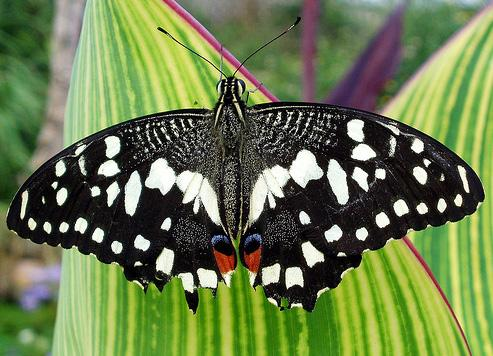
#> input picture opencv/Ex_Files_OpenCV_Python_Dev/Exercise Files/Ch02/02_04 Begin/butterfly.jpg, 493 x 356 px
$ python 02_04.py
#> lines starting #> are read from the running program, lines starting #| are printed output that depends on the picture
import numpy as np
import cv2

color = cv2.imread("butterfly.jpg", 1)
#> color is the input picture: shape (356, 493, 3); mean B, G, R 77.2, 123.6, 107
cv2.imshow("Image", color)
cv2.moveWindow("Image", 0, 0)
print(color.shape)
#| (356, 493, 3)
height, width, channels = color.shape
#> height = 356; width = 493; channels = 3

b, g, r = cv2.split(color)
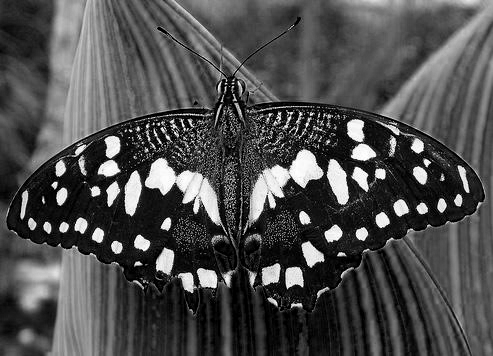
#> b: shape (356, 493); min 0, max 255, mean 77.2
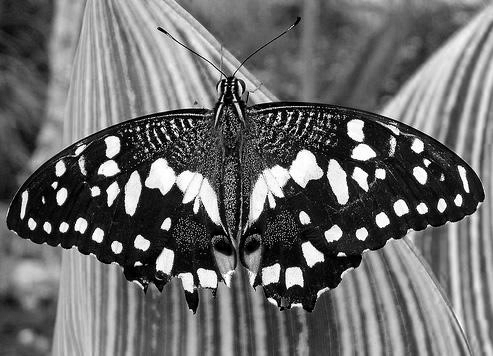
#> r: shape (356, 493); min 0, max 255, mean 107
print(b)
#> (printed output is left out)

rgb_split = np.empty([height, width*3, 3], 'uint8')

rgb_split[:, 0:width] = cv2.merge([b, b, b])
rgb_split[:, width:width*2] = cv2.merge([g, g, g])
rgb_split[:, width*2:width*3] = cv2.merge([r, r, r])
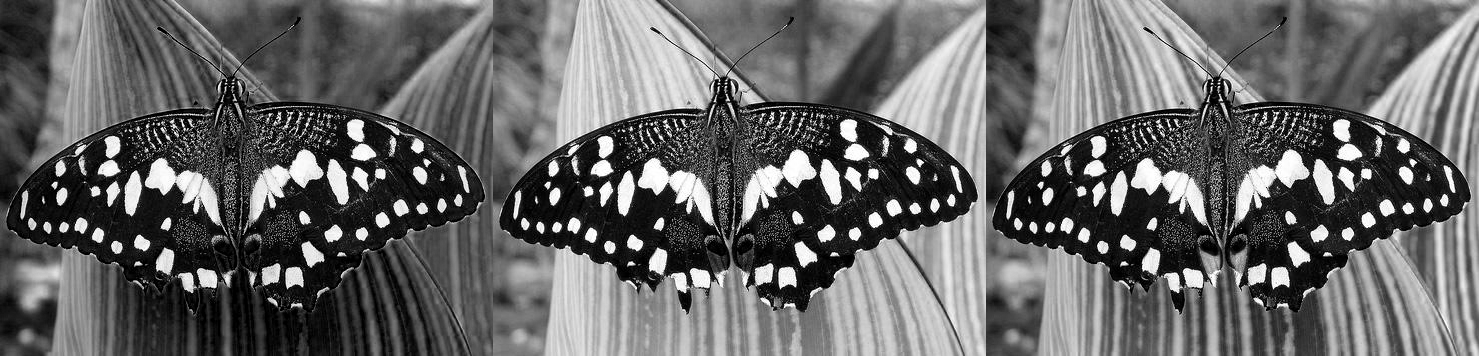
#> rgb_split: shape (356, 1479, 3); min 0, max 255, mean 102.6

cv2.imshow("Channels", rgb_split)
cv2.moveWindow("Channels", 0, height)

hsv = cv2.cvtColor(color, cv2.COLOR_RGB2HSV)
#> hsv: shape (356, 493, 3); mean H, S, V 86.7, 104.6, 127.3
h, s, v = cv2.split(hsv)
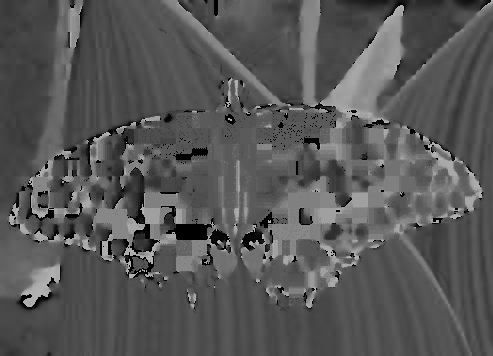
#> h: shape (356, 493); min 0, max 179, mean 86.7
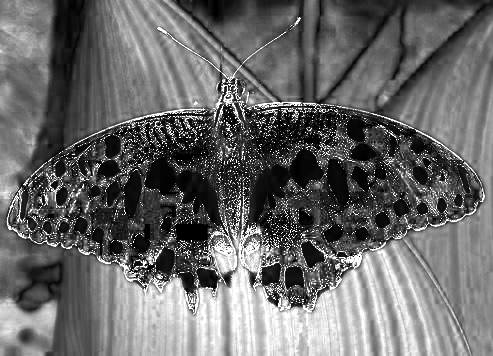
#> s: shape (356, 493); min 0, max 255, mean 104.6
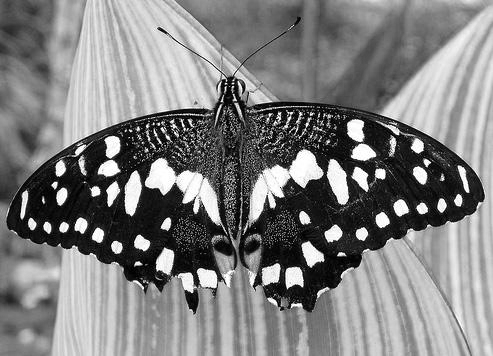
#> v: shape (356, 493); min 0, max 255, mean 127.3
hsv_split = np.concatenate((h, s, v), axis=1)
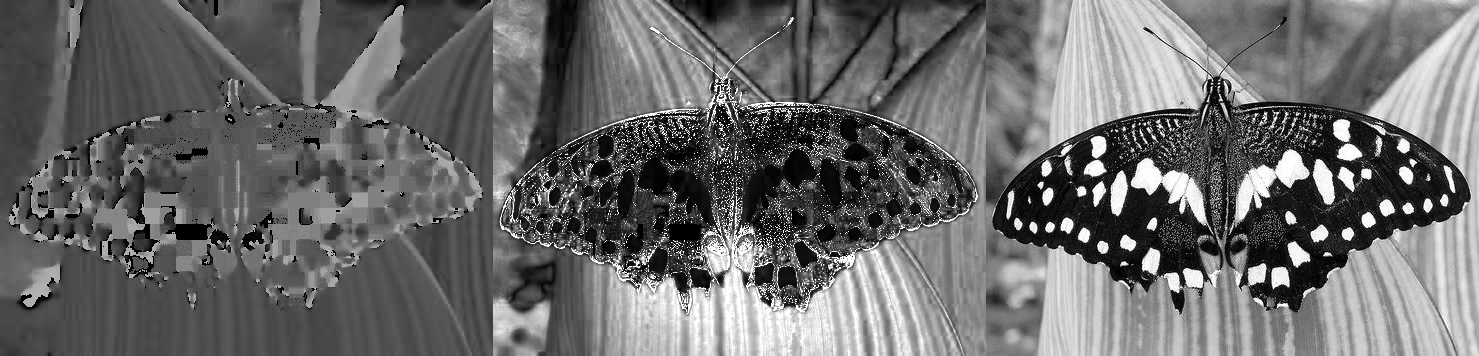
#> hsv_split: shape (356, 1479); min 0, max 255, mean 106.2
cv2.imshow("Split HSV",hsv_split)

cv2.waitKey(0)
cv2.destroyAllWindows()
